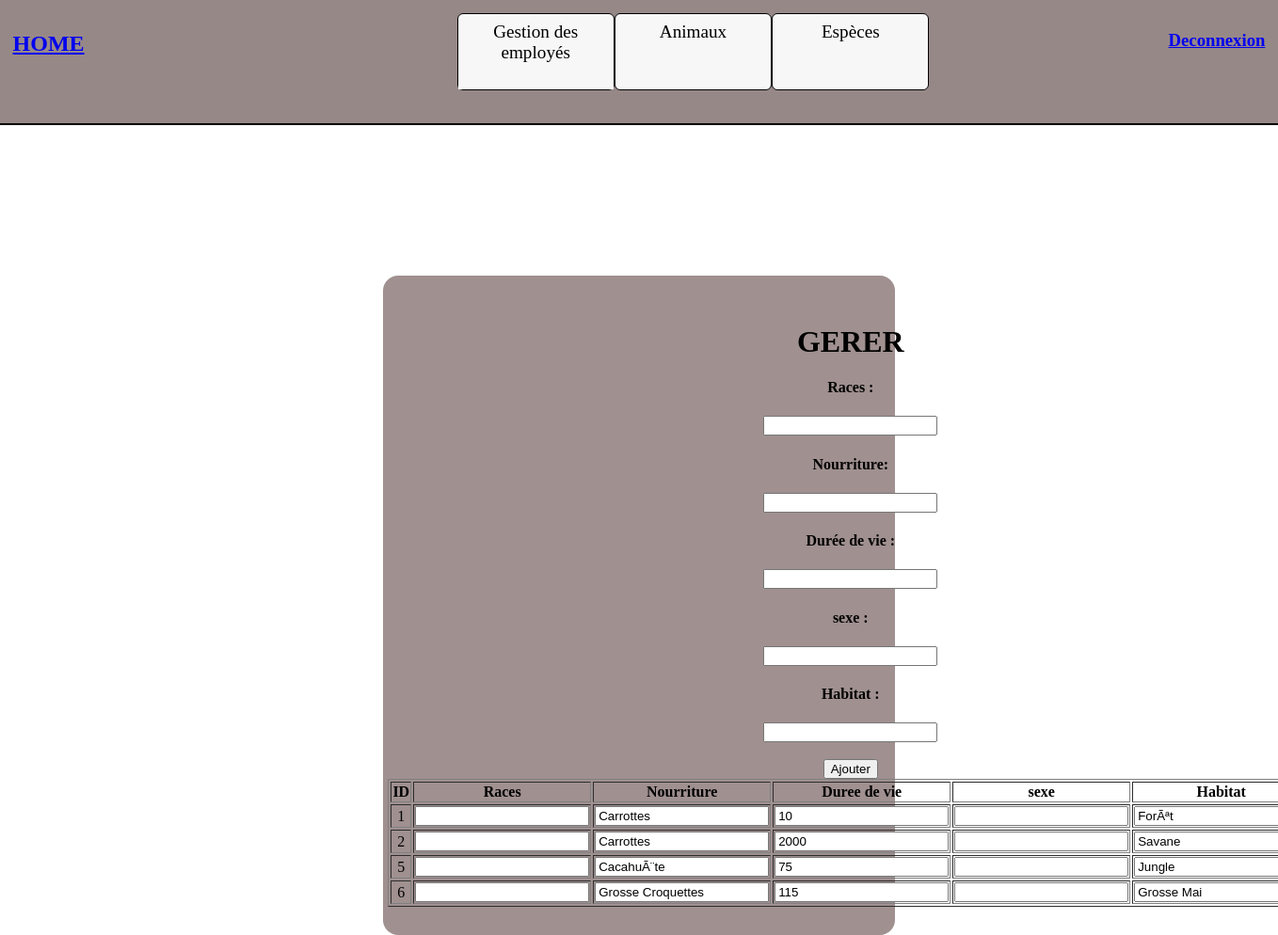
The app's page /gererespece.php with its own data.
### tables this page shows
CREATE TABLE IF NOT EXISTS `especes` (
  `Id` int(11) NOT NULL AUTO_INCREMENT,
  `Nom_Espece` varchar(50) DEFAULT NULL,
  `Nourriture` varchar(255) DEFAULT NULL,
  `Duree_de_vie` int(11) DEFAULT NULL,
  `Habitat` varchar(10) DEFAULT NULL,
  PRIMARY KEY (`Id`)
);

### gererespece.php (the view, shortened to what this page needs)
<!DOCTYPE html>
<html lang="en">
<head>
    <link rel="stylesheet" href="home.css">
</head>
<body>
<nav>
        <div class="home">
            <h2 class="#"><a href="home.php">HOME</a></h2>
        </div>
        <div class="btn">
            <ul id="menu-accordeon">
                <li><a href="#">Gestion des employés</a>
                   <ul>
                      <li><a href="ajoutemploye.php">Ajouter</a></li>
                      <li><a href="gereremploye.php">Gérer</a></li>
                   </ul>
                </li>
                 <li><a href="#">Animaux</a>
                   <ul>
                      <li><a href="ajoutanimaux.php">Ajouter</a></li>
                      <li><a href="gererannimaux.php">Gérer</a></li>
                   </ul>
                </li>
                <li><a href="#">Espèces</a>
                   <ul>
                        <li><a href="ajoutespece.php">Ajouter</a></li>
                        <li><a href="gererespece.php">Gérer</a></li>
                   </ul>
                </li>
             </ul>
        </div>
        <div class="logout">
        <?php
        echo  '<h3><a href="logout.php">Deconnexion</a></h3>'
        ?>
        </div>
    </nav>
    <div class="center">
        <form Method="POST" action="home.php">
            <h1>GERER</h1>
            <h4 class="indentifiant">Races : </h4><input type="text" name="Races" value="">
            <h4 class="indentifiant">Nourriture: </h4><input type="text" name="Nourriture" value="">
            <h4 class="indentifiant">Durée de vie : </h4><input type="text" name="Duree_de_vie" value="">
            <h4 class="indentifiant">sexe : </h4><input type="text" name="sexe" value="">
            <h4 class="indentifiant">Habitat : </h4><input type="text" name="Habitat" value="">
            <br>
            <br>
            <input class="button" type="submit" value="Ajouter">
            <?php
            $con = mysqli_connect("localhost","root","", "gestionzoo");
            $result = mysqli_query($con, "SELECT * FROM especes");
            echo "<table border=1>";
            echo "<tr><th>ID</th><th>Races</th><th>Nourriture</th><th>Duree de vie</th><th>sexe</th><th>Habitat</th></tr>";
            while ($row = mysqli_fetch_array($result)) {
                echo "<form method='post'>";
                echo "<tr>";
                echo "<td>".$row["Id"]."</td>";
                echo "<td><input type='text' name='Races' value='".$row["Races"]."'></td>";
                echo "<td><input type='text' name='Nourriture' value='".$row["Nourriture"]."'></td>";
                echo "<td><input type='text' name='Durée de vie' value='".$row["Duree_de_vie"]."'></td>";
                echo "<td><input type='text' name='sexe' value='".$row["sexe"]."'></td>";
                echo "<td><input type='text' name='Habitat' value='".$row["Habitat"]."'></td>";
                echo "</form>";
            }
            echo "</table>";
            ?>
        </form>
    </div>
</body>
</html>

### home.css (style rules this page uses)
body { margin: 0; padding: 0; }
nav { background-color: #978888; width: 98%; height: 13vh; border-bottom: #000 2px solid; display: flex; justify-content: space-between; padding: 1%; }
.logout { display: flex; }
.btn ul { display: flex; flex-direction: row; }
li ul { display: flex; flex-direction: column; }
#menu-accordeon { padding:0; margin:0; list-style:none; text-align: center; width: 360px; }
#menu-accordeon ul { padding:0; margin:0; list-style:none; text-align: center; }
#menu-accordeon li { background-color:#F7F7F7; border-radius: 6px; margin-bottom:2px; border:solid 1px #000; }
#menu-accordeon li li { max-height:0; overflow: hidden; transition: all .5s; border-radius:0; background: #F7F7F7; box-shadow: none; border:none; margin:0; padding: 10px 20px; }
#menu-accordeon a { display:block; text-decoration: none; color: #000; padding: 8px 0; font-family: verdana; font-size:1.2em }
#menu-accordeon ul li a, #menu-accordeon li:hover li a { font-size:1em }
#menu-accordeon ul li:last-child { border:none; }
.center { display: flex; justify-content: left; text-align:center; margin-top: 20vh; padding: 30px 5px; margin-left: 30%; margin-right: 30%; border-radius: 16px; background-color: #a09090; }

### records on screen
especes: Id "1", Nourriture "Carrottes", Duree_de_vie "10", Habitat "ForÃªt"
especes: Id "2", Nourriture "Carrottes", Duree_de_vie "2000", Habitat "Savane"
especes: Id "5", Nourriture "CacahuÃ¨te", Duree_de_vie "75", Habitat "Jungle"
especes: Id "6", Nourriture "Grosse Croquettes", Duree_de_vie "115", Habitat "Grosse Mai"
